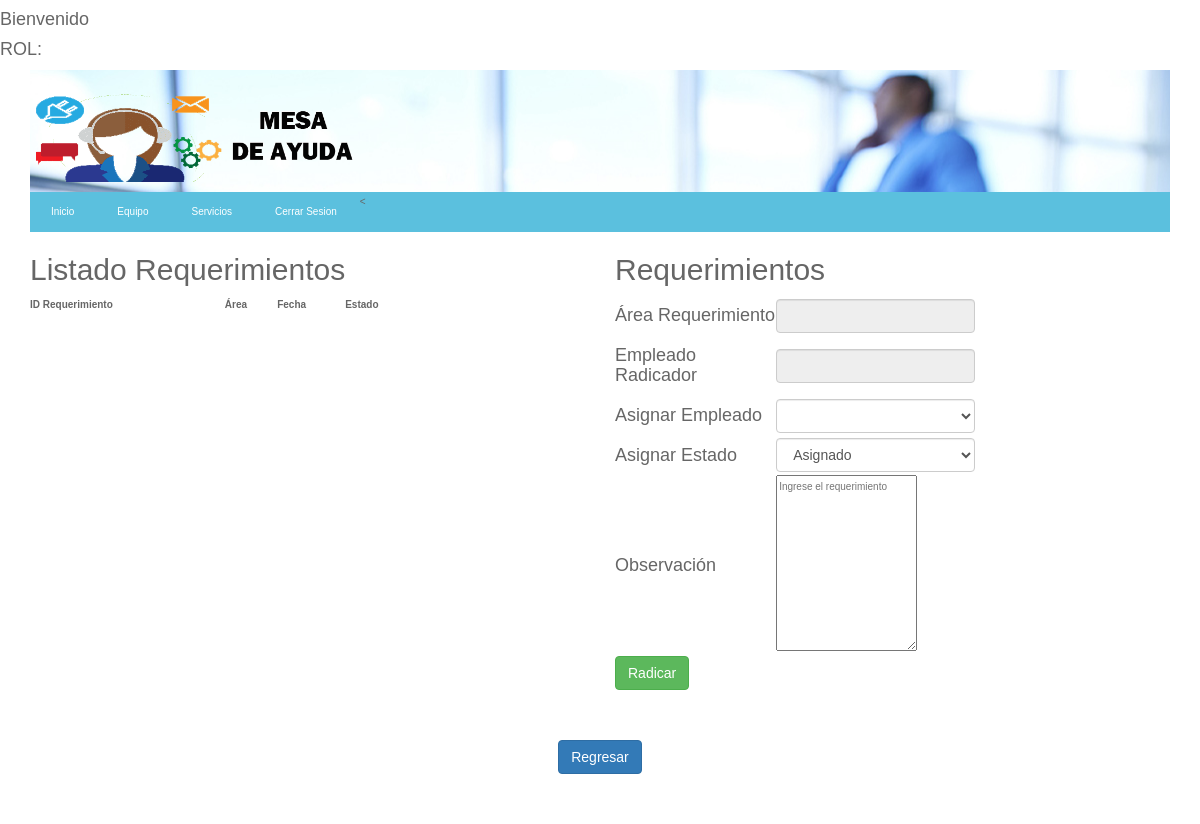
Page /vista/vistaAdminRequerimientos.php on the earlier database version.
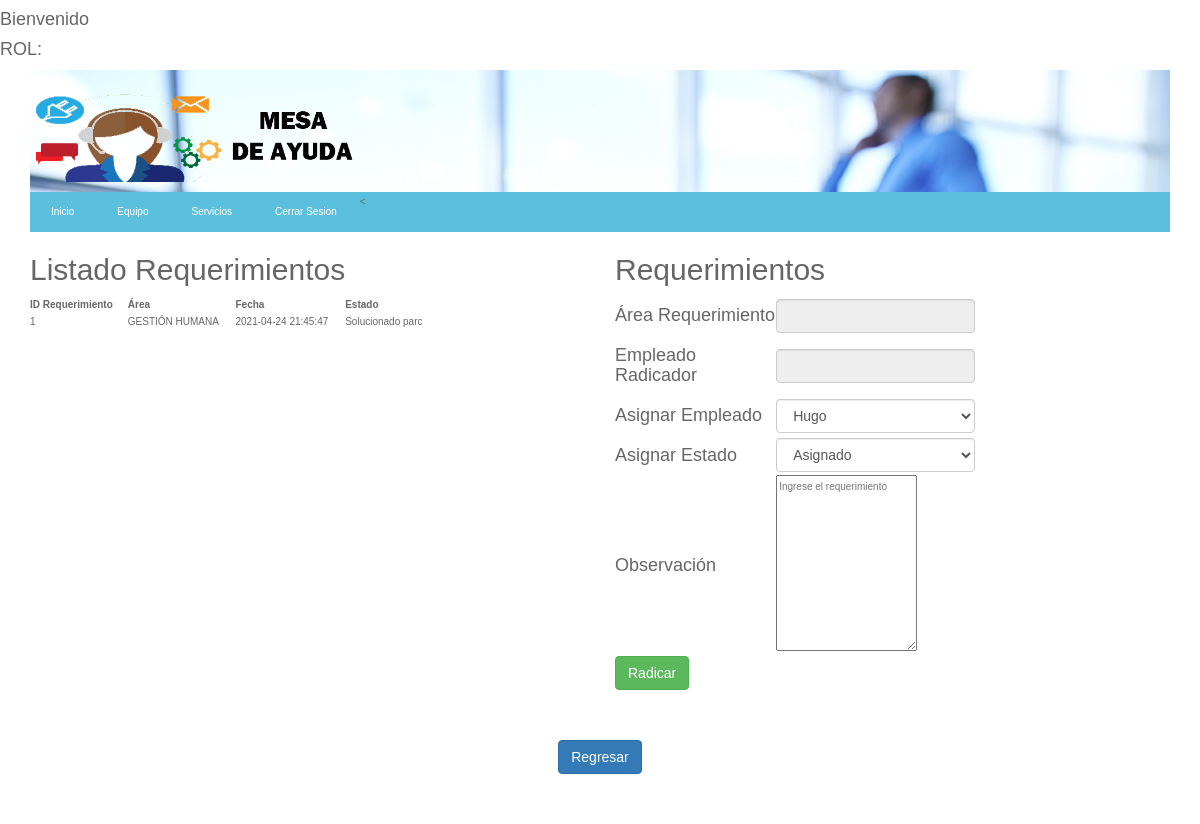
Same page on the later database version.
### tables this page shows
CREATE TABLE `detallereq` (
  `IDDETALLE` int(11) NOT NULL,
  `FECHA` datetime NOT NULL,
  `OBSERVACION` varchar(4000) NOT NULL,
  `FKREQ` int(11) NOT NULL,
  `FKESTADO` varchar(1) NOT NULL,
  `FKEMPLE` varchar(20) NOT NULL,
  `FKEMPLEASIGNADO` varchar(20) DEFAULT NULL,
  `RequeActivo` tinyint(1) NOT NULL
);

CREATE TABLE `area` (
  `IDAREA` varchar(10) NOT NULL,
  `NOMBRE` varchar(50) NOT NULL,
  `FKEMPLE` varchar(20) DEFAULT NULL
);

CREATE TABLE `estado` (
  `IDESTADO` varchar(1) NOT NULL,
  `NOMBRE` varchar(16) NOT NULL
);

### control/ControlInformes.php (called while the page is built, shortened)
<?php
class ControlInformes {
    function requerimientosActivos(){
        $objControlConexion = new ControlConexion();
        $objControlConexion->abrirBd("localhost", "root", "", "mesa_ayuda");
        $sql = "SELECT detallereq.IDDETALLE, detallereq.OBSERVACION ,detallereq.FKREQ,detallereq.FKESTADO,detallereq.FKEMPLE ,detallereq.FKEMPLEASIGNADO,detallereq.FECHA, area.IDAREA, area.NOMBRE as NOMBREAREA , estado.NOMBRE AS ESTADOREQUE , empleado.NOMBRE
        FROM detallereq
        INNER JOIN requerimiento
            ON requerimiento.IDREQ = detallereq.FKREQ
        INNER JOIN area
            ON requerimiento.FKAREA = area.IDAREA
        INNER JOIN estado
            ON detallereq.FKESTADO = estado.IDESTADO
            INNER JOIN empleado
            ON detallereq.FKEMPLE=empleado.IDEMPLEADO
        WHERE detallereq.RequeActivo =1
            ORDER BY detallereq.FECHA, estado.IDESTADO DESC";
        $recordSet = $objControlConexion->ejecutarSelect($sql);
        $matriz = array();
        $i = 0;
        while($row = $recordSet->fetch_assoc()){
            $idDetalle= $row['IDDETALLE'];
            $fecha= $row['FECHA'];
            $observacion= $row['OBSERVACION'];
            $fkReque= $row['FKREQ'];
            $fkEstado= $row['FKESTADO'];
            $fkEmple= $row['FKEMPLE'];
            $fkEmpleAsignado= $row['FKEMPLEASIGNADO'];
            $idArea= $row['IDAREA'];
	        $nombre= $row['NOMBREAREA'];
            $emple= $row['NOMBRE'];
            $estado=$row['ESTADOREQUE'];
            $objReque = new Informes($idDetalle, $fecha,$observacion,$fkReque,$fkEstado,$fkEmple,$fkEmpleAsignado,$idArea, $nombre,$emple,$estado);
            $matriz[$i] = $objReque;
            $i++;
            }
        return $matriz;
        }
}
?>

### control/ControlConexion.php (called while the page is built, shortened)
<?php
class ControlConexion
{
	var $conn;
	function __construct(){
		$this->conn=null;
	}
    function abrirBd($servidor, $usuario, $password, $db){
    	try	{
			$this->conn = new mysqli($servidor, $usuario, $password, $db);
      	}
      	catch (Exception $e){
          	echo "ERROR AL CONECTARSE AL SERVIDOR ".$e->getMessage()."\n";
      	}
    }
	function ejecutarSelect($sql) {
			try	{
				$recordSet=$this->conn->query($sql);
				}
			catch (Exception $e) {
					echo " ERROR: ". $e->getMessage()."\n";
			  }
		return $recordSet;
			}
}
?>

### modelo/Informes.php (called while the page is built, shortened)
<?php
Class Informes {
    var $fecha;
    var $fkReque;
	var $nombre;
	var $estado;
function __construct($idDetalle, $fecha,$observacion,$fkReque,$fkEstado,$fkEmple,$fkEmpleAsignado,$idArea, $nombre,$emple,$estado)
		{
			$this->fecha=$fecha;
            $this->fkReque=$fkReque;
			$this->nombre=$nombre;
			$this->estado=$estado;
		}
		function getestado(){
			return $this->estado;
		}
		function getNombre(){
			return $this->nombre;
		}
		function getfecha(){
			return $this->fecha;
		}
		function getfkReque(){
			return $this->fkReque;
		}
}
?>

### control/ControlEmpleados.php (called while the page is built, shortened)
<?php
class ControlEmpleados
{
		function comboBoxEmplea($ida){
			$objControlConexion = new ControlConexion();
			$objControlConexion->abrirBd("localhost", "root", "", "mesa_ayuda");
			if($ida==null){
				$sql = "select * from empleado where EmpleActivo = '1'";
			}
			$recordSet = $objControlConexion->ejecutarSelect($sql);
			$matriz = array();
			$i = 0;
			while($row = $recordSet->fetch_assoc()){
				$nombre = $row['NOMBRE'];
				$idEmpleado = $row['IDEMPLEADO'];
				$objArea = new Empleados($idEmpleado, $nombre, "", "", "","", "", "", "", "", "","");
				$matriz[$i] = $objArea;
				$i++;
				}
			return $matriz;
			}
}
?>

### modelo/Empleados.php (called while the page is built, shortened)
<?php
	class Empleados
	{
		var $idEmpleado;
		var $nombre;
		function __construct($idEmpleado, $nombre, $foto, $hojaVida, $telefono,$email, $direccion, $x, $y, $fkEmple_Jefe, $fkIdArea,$empleActivo)
		{
			$this->idEmpleado=$idEmpleado;
			$this->nombre=$nombre;
		}
		function getIdEmpleado(){
			return $this->idEmpleado;
		}
		function getNombre(){
			return $this->nombre;
		}
	}
?>

### vista/vistaAdminRequerimientos.php (the view, shortened to what this page needs)
<?php
	include '../control/ControlConexion.php';
	include '../modelo/Informes.php';
	include '../control/ControlInformes.php';
	include "../modelo/Empleados.php";
	include "../control/ControlEmpleados.php";
	$objinfo = new Informes("","","","","","","","","","","");
	$objControlInfo = new ControlInformes($objinfo);
	$matrizReque = $objControlInfo->requerimientosActivos();
	$objEmpleados = new Empleados("","","","","","","","","","","","");
	$objControlEmpleados = new ControlEmpleados($objEmpleados);
	$ida = isset ($_POST['txtArea']) ? $_POST['txtArea']: null;
	$matrizEmple = $objControlEmpleados->comboBoxEmplea($ida);
	?>
<!DOCTYPE html>
<html>
	<head>
		<link rel="stylesheet" type="text/css" href="../css/bootstrap.css">
		<link href="../css/estilos3.css" type="text/css" rel="stylesheet">
	</head>
	<body>
	<?php
	include "../rol.php"?>
		<div class="container">
		<header class="cabecera-principal">
			<div id=contenedor-cabecera>
				<img id="logo" src="../img/logo1.png" alt="Logo Responsive">
			</div>
			<nav class="nav-principal">
				<ul>
					<<li><a href="../index.php">Inicio</a></li>
	                <li><a href="vistaEquipo.php">Equipo</a></li>
	                <li><a href="vistaServicios.php">Servicios</a></li>
	                <li aling=right class="cerrar-sesion">
	                <a href="../includes/CerrarSesion.php">Cerrar Sesion</a>
				</ul>
			</nav>
		</header>
		</div>
		<div class="container">
			<div class="row">
				<div class="col-6 col-md-6 col-sm-12 col-xs-12">
					<form method="POST">
					<table class="form-table" id="table">
						<thread class="thead-dark">
							<td colspan="3"><h2>Listado Requerimientos</h2></td>
						</thread>
							<tr>
								<th>ID Requerimiento</th>
								<th>Área</th>
								<th>Fecha</th>
								<th>Estado</th>
							</tr>
							<?php foreach ($matrizReque as $row){?>
								<tr>
							<td><?php echo $row->getfkReque() ?></td>
						    <td><?php echo $row->getNombre() ?></td>
						    <td><?php echo $row->getfecha() ?></td>
							<td><?php echo $row->getestado() ?></td>
							</tr>
							<?php } ?>
							</table>
					</form>
				</div>
				<div class="col-4 col-md-4 col-sm-12 col-xs-12">
					<form method="POST">
					<table class="form-table" >
						<thread class="thead-dark" style="margin: 5px auto;">
							<td colspan="3"><h2>Requerimientos</h2></td>
						</thread>
							<tr>
								<td><h4>Área Requerimiento</h4></td>
								<td><input class="form-control" name="txtArea" id="txtArea" readonly>
							</td>
							</tr>
							<tr>
								<td><h4>Empleado Radicador</h4></td>
								<td><input class="form-control" type="text" id ="txtNombreEmple" name="txtNombreEmple" readonly/>
								</td>
							</tr>
							<tr>
								<td><h4>Asignar Empleado</h4></td>
								<td><select class="form-control" name="txtIdEmpleadoAsignado">
				<?php
				foreach ($matrizEmple as $row){
					echo'
					<option value='.$row->getIdEmpleado().'>'.$row->getNombre().'</option>';
				}
				?>
							</tr>
							<tr>
								<td><h4>Asignar Estado</h4></td>
								<td><select class="form-control" name="txtEstado">
				<option value='2'>Asignado</option>
							</tr>
							<tr>
								<td><h4>Observación</td>
								<td><textarea name="txtRequerimiento" id="txtRequerimiento" placeholder="Ingrese el requerimiento" rows="10"></textarea>
								</td>
							</tr>
							<tr>
								<td><input class="btn btn-success" type="submit" name="btn" value="Radicar"/></td>
							</tr>
					</table>
					</form>
				</div>
			</div>
			<table class="form-table" style="margin: 50px auto;">
				<tr>
				<td><a class="btn btn-primary" href="../index.php" role="button">Regresar</a></td>
				</tr>
			</table>
		</div>
	</body>
</html>

### rol.php (shortened to what this page needs)
<h4>Bienvenido <?php echo $_SESSION['username']  ?></h4>
        <h4>ROL:  <?php echo $_SESSION['nombrerol']  ?></h4>

### css/estilos3.css (style rules this page uses)
body { background-repeat: no-repeat; background-position: 50% 50%; background-size: 100% 100%; background-attachment: fixed; font-size: 100%; font-family: 'Arial', sans-serif; color: #666666; line-height: 1.7em; text-align: left; }
#contenedor-cabecera { background-image: url("../img/fondo_cabecera.jpg"); background-repeat: no-repeat; padding-top: 20px; }
.cabecera-principal #logo { width: 30%; display: block; padding-bottom: 10px; transition: width 2s; -o-transition: width 2s; -moz-transition: width 2s; -webkit-transition: width 2s; }
a { text-decoration: none; color: #781a26; }
.cabecera-principal .nav-principal { background: #5bc0de; height: 40px; border: 1px #5bc0de solid; }
.cabecera-principal .nav-principal ul { list-style: none; margin: 0; padding: 0; }
.cabecera-principal .nav-principal li { color: #fff; display: inline; float: left; margin-right: 3px; }
.cabecera-principal .nav-principal li a { color: #fff; display: inline-block; padding: 10px 20px; height: 40px; }

### vista/vistaAdminRequerimientos.php (style rules this page uses)
table tr:not(:first-child) { cursor: pointer;transition: all .25s ease-in-out; }

Differences in the rows shown:
added detallereq: FKREQ "1", area.NOMBRE "GESTIÓN HUMANA", FECHA "2021-04-24 21:45:47", FKESTADO.NOMBRE "Solucionado parc"
Other differences:
form field txtIdEmpleadoAsignado: (not shown) → "Hugo"
